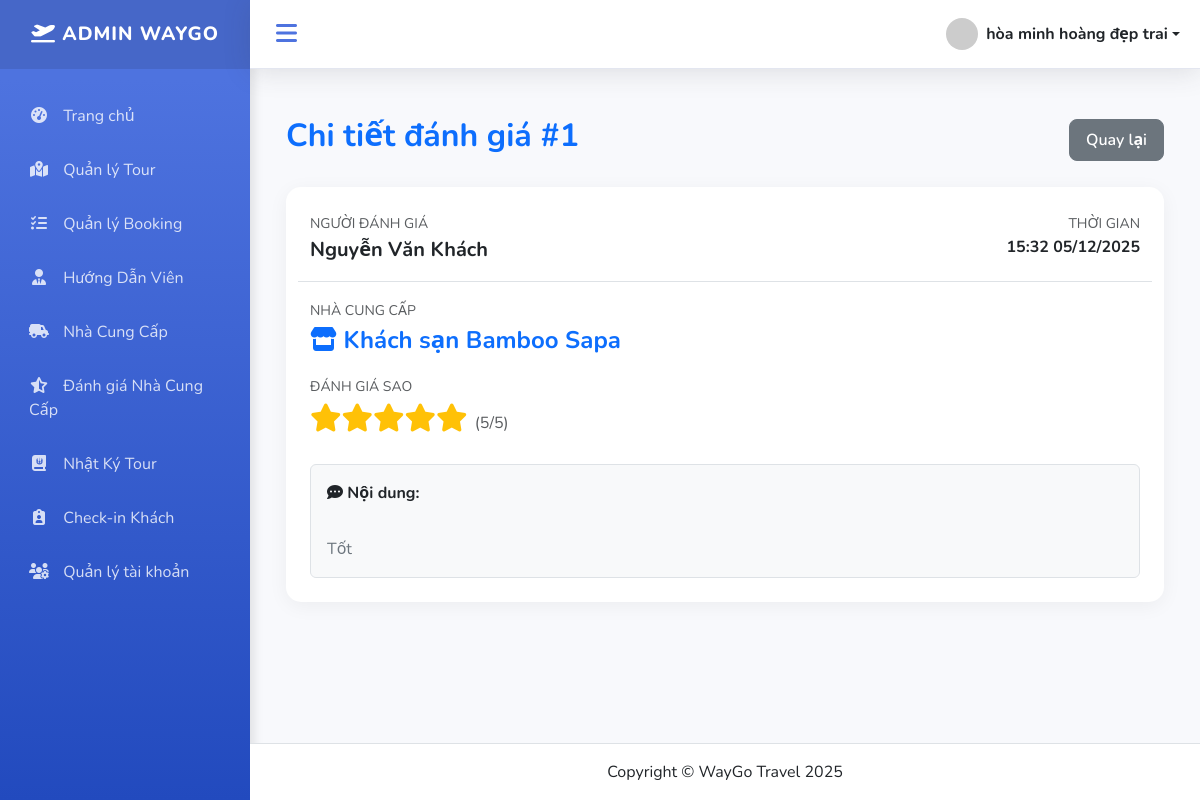
Screenshot of /index.php?action=comment_detail&id=1 (signed in) with the database file from the repository.
### tables this page shows
CREATE TABLE `comments` (
  `id` int NOT NULL,
  `guest_name` varchar(255) NOT NULL,
  `supplier_name` varchar(255) NOT NULL,
  `content` text NOT NULL,
  `rating` tinyint NOT NULL,
  `created_at` datetime DEFAULT CURRENT_TIMESTAMP
);

### controllers/CommentController.php (called while the page is built, shortened)
<?php
require_once PATH_MODEL . 'CommentModel.php';
class CommentController {
    private $model;
    public function __construct() {
        $this->model = new CommentModel();
    }
    public function detailComment() {
        $id = $_GET['id'] ?? null;
        $comment = $this->model->getCommentById($id);
        include PATH_VIEW . 'admin/comments/detail.php';
    }
}

### index.php (called while the page is built, shortened)
<?php
require_once './routes/index.php';

### models/BaseModel.php (called while the page is built, shortened)
<?php
class BaseModel
{
    public function __construct()
    {
        $dsn = sprintf('mysql:host=%s;port=%s;dbname=%s;charset=utf8', DB_HOST, DB_PORT, DB_NAME);
        try {
            $this->pdo = new PDO($dsn, DB_USERNAME, DB_PASSWORD, DB_OPTIONS);
        } catch (PDOException $e) {
            die("Kết nối cơ sở dữ liệu thất bại: {$e->getMessage()}. Vui lòng thử lại sau.");
        }
    }
}

### models/CommentModel.php (called while the page is built, shortened)
<?php
require_once "BaseModel.php";
class CommentModel extends BaseModel {
    public function getCommentById($id) {
        $sql = "SELECT * FROM comments WHERE id = ?";
        $stmt = $this->pdo->prepare($sql);
        $stmt->execute([$id]);
        return $stmt->fetch(PDO::FETCH_ASSOC);
    }
}

### views/admin/comments/detail.php (the view)
<?php include PATH_VIEW . 'layouts/header.php'; ?>
<div class="container mt-4">
    <div class="d-flex justify-content-between align-items-center mb-4">
        <h2 class="text-primary fw-bold">Chi tiết đánh giá #<?= $comment['id'] ?></h2>
        <a href="index.php?action=comments_list" class="btn btn-secondary">Quay lại</a>
    </div>
    <?php if($comment): ?>
        <div class="card card-modern p-4" style="height: auto !important;">
            <div class="row mb-3 border-bottom pb-3">
                <div class="col-md-6">
                    <label class="text-muted small text-uppercase">Người đánh giá</label>
                    <div class="fs-5 fw-bold"><?= htmlspecialchars($comment['guest_name']) ?></div>
                </div>
                <div class="col-md-6 text-end">
                    <label class="text-muted small text-uppercase">Thời gian</label>
                    <div class="fw-bold"><?= date('H:i d/m/Y', strtotime($comment['created_at'])) ?></div>
                </div>
            </div>
            <div class="mb-3">
                <label class="text-muted small text-uppercase">Nhà cung cấp</label>
                <div class="fs-4 text-primary fw-bold"><i class="fa-solid fa-store"></i> <?= htmlspecialchars($comment['supplier_name']) ?></div>
            </div>
            <div class="mb-4">
                <label class="text-muted small text-uppercase">Đánh giá sao</label>
                <div class="fs-3 text-warning">
                    <?= str_repeat('<i class="fa-solid fa-star"></i>', $comment['rating']) ?>
                    <span class="text-muted fs-6 fw-normal">(<?= $comment['rating'] ?>/5)</span>
                </div>
            </div>
            <div class="bg-light p-3 rounded border">
                <label class="fw-bold mb-2"><i class="fa-solid fa-comment-dots"></i> Nội dung:</label>
                <p class="mb-0 text-secondary" style="white-space: pre-line;">
                    <?= htmlspecialchars($comment['content']) ?>
                </p>
            </div>
        </div>
    <?php else: ?>
        <div class="alert alert-danger">Không tìm thấy thông tin đánh giá này.</div>
    <?php endif; ?>
</div>
<?php include PATH_VIEW . 'layouts/footer.php'; ?>

### assets/css/dashboard.css (style rules this page uses)
:root { --primary-color: #4e73df; --secondary-color: #858796; --success-color: #1cc88a; --info-color: #36b9cc; --warning-color: #f6c23e; --danger-color: #e74a3b; --dark-bg: #222e3c; --light-bg: #f8f9fc; --sidebar-width: 250px; --sidebar-collapsed-width: 70px; --transition-speed: 0.3s; }
body { background-color: var(--light-bg); font-family: 'Nunito', 'Segoe UI', sans-serif; overflow-x: hidden; }
.card-modern { border: none; border-radius: 15px; box-shadow: 0 4px 20px rgba(0, 0, 0, 0.05); transition: transform 0.3s ease; background: #fff; overflow: hidden; height: auto !important; min-height: 0; }
.btn { border-radius: 8px; padding: 8px 16px; font-weight: 600; transition: all 0.3s; }

### rows the page displays
comments: id "1", guest_name "Nguyễn Văn Khách", created_at "15:32 05/12/2025", supplier_name "Khách sạn Bamboo Sapa", rating "5", content "Tốt"

### other values shown
$_SESSION['user_name'] "hòa minh hoàng đẹp trai"
